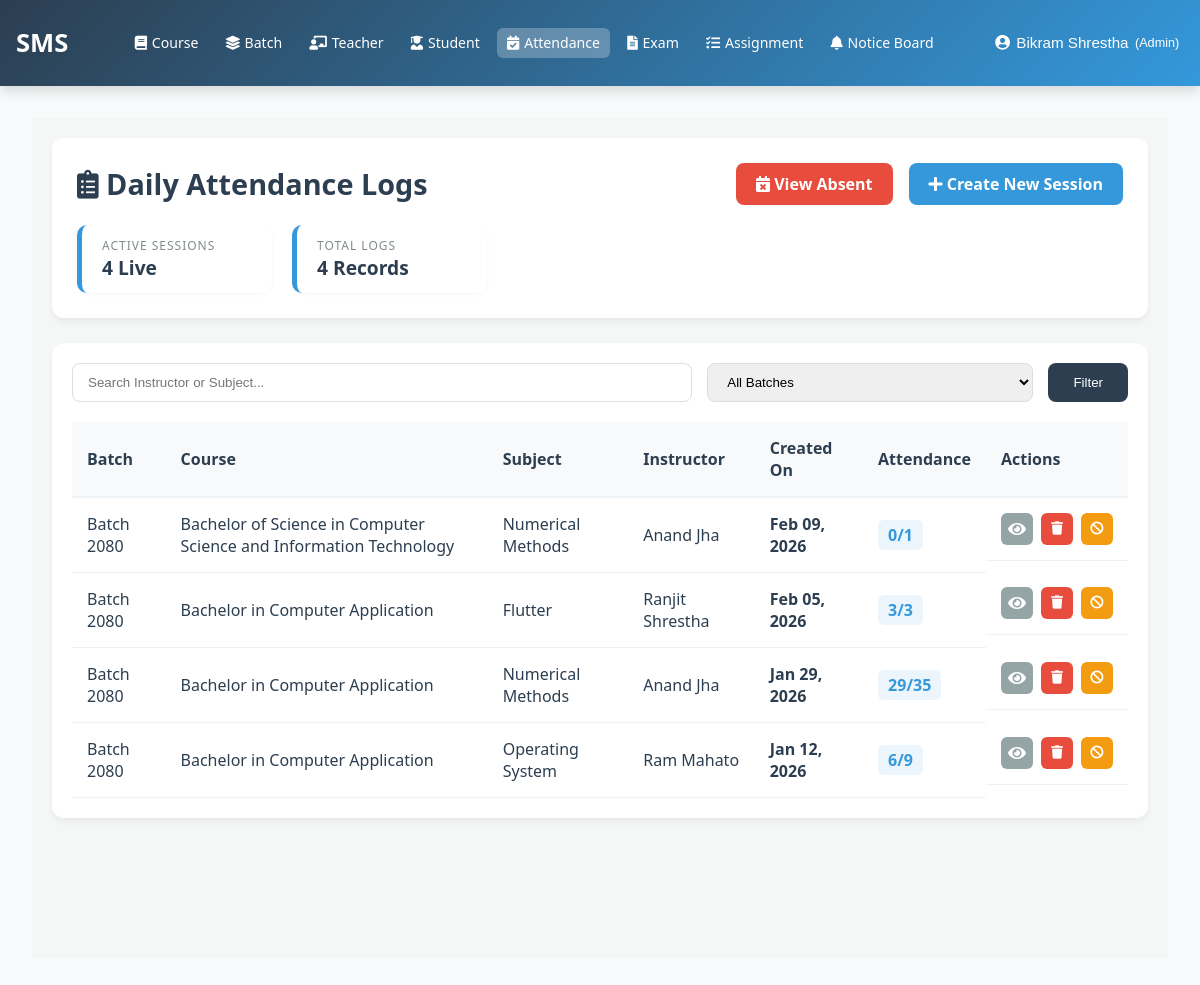
Before: /attendance/sessions/ (signed in) with the older database file.
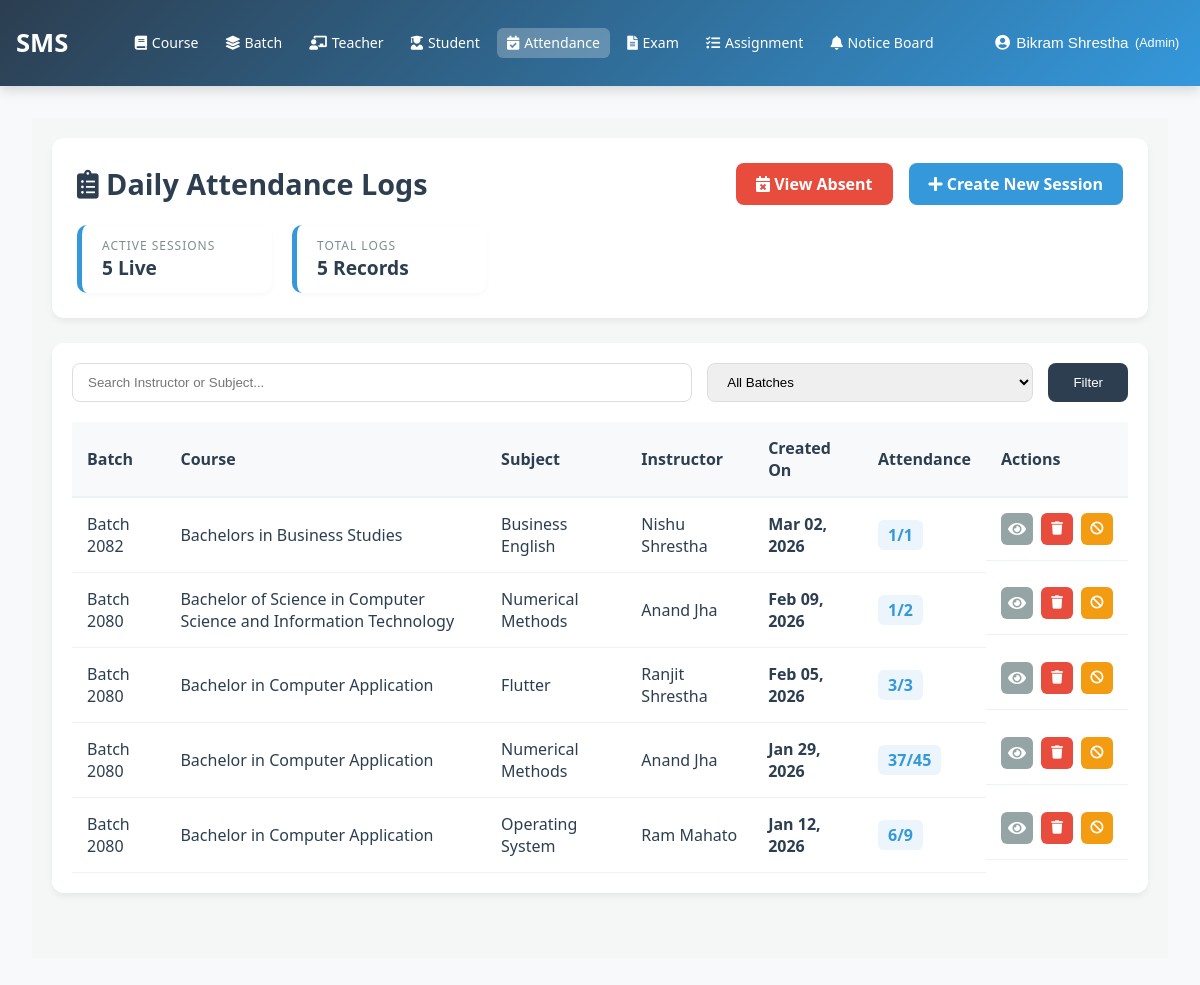
After: the same page with the newer database file.
### accounts/models.py (models this page shows, shortened)
class User(AbstractUser):
    ROLE_CHOICES = (
        ('admin', 'Admin'),
        ('teacher', 'Teacher'),
        ('student', 'Student'),
        ('guardian', 'Guardian'),
    )
    username = None
    email = models.EmailField(
        unique=True,
        validators=[email_validator],
        verbose_name="Email ID",
        help_text="Enter a valid email address"
    )
    role = models.CharField(
        max_length=20,
        choices=ROLE_CHOICES,
        default='student',
        verbose_name="User Role"
    )
    is_verified = models.BooleanField(default=False, verbose_name="Email Verified")
    created_by = models.ForeignKey(
        'self',
        on_delete=models.SET_NULL,
        null=True,
        blank=True,
        related_name='created_users',
        verbose_name="Created By"
    )
    date_created = models.DateTimeField(auto_now_add=True, verbose_name="Account Created")
    first_name = models.CharField(
        max_length=30,
        validators=[name_validator, validate_no_numbers],
        verbose_name="First Name",
        help_text="Enter first name without numbers"
    )
    last_name = models.CharField(
        max_length=30,
        validators=[name_validator, validate_no_numbers],
        verbose_name="Last Name",
        help_text="Enter last name without numbers"
    )
    phone_number = models.CharField(
        validators=[phone_validator, validate_no_letters_in_phone],
        max_length=17,
        blank=True,
        verbose_name="Phone Number",
        help_text="Enter phone number (9-15 digits, optional +)"
    )
    USERNAME_FIELD = 'email'
    REQUIRED_FIELDS = ['first_name', 'last_name']
    objects = CustomUserManager()
    class Meta:
        verbose_name = "User"
        verbose_name_plural = "Users"
        ordering = ['-date_created']

class Batch(models.Model):
    name = models.CharField(
        max_length=100,
        unique=True,
        verbose_name="Batch Name",
        help_text="e.g., Batch 2080, Class of 2024"
    )
    description = models.TextField(
        blank=True,
        verbose_name="Description",
        help_text="Optional description about the batch"
    )
    year = models.IntegerField(
        verbose_name="Batch Year",
        help_text="Year when batch started (e.g., 2080)",
        validators=[MinValueValidator(2000), MaxValueValidator(2100)]
    )
    start_date = models.DateField(
        null=True,
        blank=True,
        verbose_name="Start Date"
    )
    end_date = models.DateField(
        null=True,
        blank=True,
        verbose_name="Expected End Date"
    )
    is_active = models.BooleanField(
        default=True,
        verbose_name="Active Batch"
    )
    created_by = models.ForeignKey(
        User,
        on_delete=models.SET_NULL,
        null=True,
        related_name='created_batches',
        verbose_name="Created By"
    )
    date_created = models.DateTimeField(auto_now_add=True)
    date_updated = models.DateTimeField(auto_now=True)
    class Meta:
        verbose_name = "Batch"
        verbose_name_plural = "Batches"
        ordering = ['-year', '-date_created']

### attendance/models.py (models this page shows, shortened)
class AttendanceSession(models.Model):
    STATUS_CHOICES = (
        ('scheduled', 'Scheduled'),
        ('ongoing', 'Ongoing'),
        ('completed', 'Completed'),
        ('cancelled', 'Cancelled'),
    )
    session_id = models.CharField(
        max_length=50,
        unique=True,
        verbose_name="Session ID",
        help_text="Auto-generated session ID"
    )
    batch = models.ForeignKey(
        'accounts.Batch',
        on_delete=models.CASCADE,
        related_name='attendance_sessions',
        verbose_name="Batch"
    )
    course = models.ForeignKey(
        'courses.Course',
        on_delete=models.CASCADE,
        related_name='attendance_sessions',
        verbose_name="Course",
        null=True,
        blank=True
    )
    subject = models.ForeignKey(
        'courses.Subject',
        on_delete=models.CASCADE,
        related_name='attendance_sessions',
        verbose_name="Subject",
        null=True,
        blank=True
    )
    teacher = models.ForeignKey(
        'accounts.User',
        on_delete=models.CASCADE,
        limit_choices_to={'role': 'teacher'},
        related_name='attendance_sessions',
        verbose_name="Teacher"
    )
    date = models.DateField(
        verbose_name="Date",
        default=timezone.now
    )
    start_time = models.TimeField(
        verbose_name="Start Time",
        default=timezone.now
    )
    end_time = models.TimeField(
        verbose_name="End Time",
        null=True,
        blank=True
    )
    semester = models.IntegerField(
        verbose_name="Semester",
        validators=[MinValueValidator(1), MaxValueValidator(8)],
        null=True,
        blank=True
    )
    year = models.IntegerField(
        verbose_name="Year",
        validators=[MinValueValidator(1), MaxValueValidator(4)],
        null=True,
        blank=True
    )
    total_students = models.IntegerField(
        verbose_name="Total Students",
        default=0,
        editable=False
    )
    present_count = models.IntegerField(
        verbose_name="Present Count",
        default=0,
        editable=False
    )
    absent_count = models.IntegerField(
        verbose_name="Absent Count",
        default=0,
        editable=False
    )
    status = models.CharField(
        max_length=20,
        choices=STATUS_CHOICES,
        default='scheduled',
        verbose_name="Status"
    )
    remarks = models.TextField(
        verbose_name="Remarks",
        blank=True,
        null=True
    )
    created_by = models.ForeignKey(
        'accounts.User',
        on_delete=models.SET_NULL,
        null=True,
        related_name='created_attendance_sessions',
        verbose_name="Created By"
    )
    created_at = models.DateTimeField(auto_now_add=True)
    updated_at = models.DateTimeField(auto_now=True)
    class Meta:
        verbose_name = "Attendance Session"
        verbose_name_plural = "Attendance Sessions"
        ordering = ['-date', '-start_time']

### courses/models.py (models this page shows, shortened)
class Course(models.Model):
    COURSE_TYPES = (
        ('semester', 'Semester-based'),
        ('yearly', 'Yearly-based'),
    )
    name = models.CharField(
        max_length=200,
        unique=True,
        verbose_name="Course Name",
        help_text="Full name of the course"
    )
    short_name = models.CharField(
        max_length=50,
        unique=True,
        verbose_name="Short Name",
        help_text="Abbreviated name (must be unique)"
    )
    course_type = models.CharField(
        max_length=20,
        choices=COURSE_TYPES,
        default='semester',
        verbose_name="Course Type"
    )
    is_active = models.BooleanField(
        default=True,
        verbose_name="Active"
    )
    created_at = models.DateTimeField(auto_now_add=True)
    updated_at = models.DateTimeField(auto_now=True)
    class Meta:
        ordering = ['name']
        verbose_name = "Course"
        verbose_name_plural = "Courses"

class Subject(models.Model):
    course = models.ForeignKey(
        Course,
        on_delete=models.CASCADE,
        related_name='subjects',
        verbose_name="Course"
    )
    code = models.CharField(
        max_length=20,
        verbose_name="Subject Code",
        help_text="e.g., CS101-T, CS101-P"
    )
    name = models.CharField(
        max_length=200,
        verbose_name="Subject Name"
    )
    semester = models.IntegerField(
        null=True,
        blank=True,
        validators=[MinValueValidator(1), MaxValueValidator(8)],
        verbose_name="Semester",
        help_text="Choose 1-8 for semester-based courses"
    )
    year = models.IntegerField(
        null=True,
        blank=True,
        validators=[MinValueValidator(1), MaxValueValidator(4)],
        verbose_name="Year",
        help_text="Choose 1-4 for yearly-based courses"
    )
    teacher = models.ForeignKey(
        'accounts.User',
        on_delete=models.SET_NULL,
        null=True,
        blank=True,
        limit_choices_to={'role': 'teacher', 'is_active': True},
        related_name='subjects_taught',
        verbose_name="Subject Teacher"
    )
    created_at = models.DateTimeField(auto_now_add=True)
    updated_at = models.DateTimeField(auto_now=True)
    class Meta:
        ordering = ['course', 'semester', 'year', 'code']
        verbose_name = "Subject"
        verbose_name_plural = "Subjects"
        unique_together = ['course', 'code']

### attendance/views.py (the view)
# urls.py: path('sessions/', views.attendance_session_list, name='attendance_session_list'),
@login_required
def attendance_session_list(request):
    if not request.user.is_staff:
        return redirect('attendance:teacher_attendance')
    sessions = AttendanceSession.objects.all().select_related(
        'batch', 'course', 'subject', 'teacher'
    ).order_by('-date', '-created_at')
    search = request.GET.get('search', '')
    if search:
        sessions = sessions.filter(
            Q(session_id__icontains=search) | Q(batch__name__icontains=search) |
            Q(subject__name__icontains=search)
        )
    paginator = Paginator(sessions, 20)
    page_obj = paginator.get_page(request.GET.get('page'))
    context = {
        'sessions': page_obj,
        'batches': Batch.objects.filter(is_active=True),
        'ongoing_count': AttendanceSession.objects.filter(status='ongoing').count(),
        'total_sessions': AttendanceSession.objects.count(),
    }
    return render(request, 'attendance/admin/attendance_session_list.html', context)

### templates/attendance/admin/attendance_session_list.html (shortened to what this page needs)
{% extends 'base.html' %}
{% block content %}
<div class="student-list-container">
    <div class="page-header">
        <div class="header-title">
            <h1><i class="fas fa-clipboard-list"></i> Daily Attendance Logs</h1>
            <div style="display: flex; gap: 1rem; align-items: center;">
                <a href="{% url 'absent_list' %}" class="btn-add-student" style="background-color: #e74c3c;">
                    <i class="fas fa-calendar-times"></i> View Absent
                </a>
                <a href="{% url 'attendance:add_attendance_session' %}" class="btn-add-student">
                    <i class="fas fa-plus"></i> Create New Session
                </a>
            </div>
        </div>
        <div class="course-batch-info">
            <div class="info-row">
                <div class="info-item">
                    <span class="info-label">Active Sessions</span>
                    <span class="info-value text-success">{{ ongoing_count }} Live</span>
                </div>
                <div class="info-item">
                    <span class="info-label">Total Logs</span>
                    <span class="info-value">{{ total_sessions }} Records</span>
                </div>
            </div>
        </div>
    </div>
    <div class="students-section">
        <form method="get" class="search-filter-form">
            <input type="text" name="search" placeholder="Search Instructor or Subject..." class="search-input" value="{{ search }}">
            <select name="batch" class="filter-select">
                <option value="">All Batches</option>
            </select>
            <button type="submit" class="search-btn">Filter</button>
        </form>
        <table class="students-table">
            <thead>
                <tr>
                    <th>Batch</th>
                    <th>Course</th>
                    <th>Subject</th>
                    <th>Instructor</th>
                    <th>Created On</th>
                    <th>Attendance</th>
                    <th class="text-center">Actions</th>
                </tr>
            </thead>
            <tbody>
                {% for session in sessions %}
                <tr>
                    <td><span class="fw-bold">{{ session.batch.name }}</span></td>
                    <td>{{ session.course.name }}</td>
                    <td><span class="text-primary fw-bold">{{ session.subject.name }}</span></td>
                    <td>{{ session.teacher.get_full_name }}</td>
                    <td>
                        <div class="creation-date">{{ session.created_at|date:"M d, Y" }}</div>
                    </td>
                    <td>
                        <span class="attendance-count">{{ session.present_count }}/{{ session.total_students }}</span>
                    </td>
                    <td class="action-buttons-cell">
                        <a href="{% url 'attendance:datewise_attendance_report' session.id %}" class="btn-view" title="View Datewise Report"><i class="fas fa-eye"></i></a>
                        <form action="{% url 'attendance:delete_attendance_session' session.id %}" method="POST" style="display: inline;" onsubmit="return confirm('Are you sure you want to delete this session? All associated attendance records will be lost.');">
                            <button type="submit" class="btn-delete" title="Delete Session">
                                <i class="fas fa-trash"></i>
                            </button>
                        </form>
                        {% if session.status != 'cancelled' %}
                        <form action="{% url 'attendance:cancel_attendance_session' session.id %}" method="POST" style="display:inline;" onsubmit="return confirm('Deactivate this session?');">
                            <button type="submit" class="btn-deactivate" title="Deactivate Session">
                                <i class="fas fa-ban"></i>
                            </button>
                        </form>
                        {% endif %}
                    </td>
                </tr>
                {% empty %}
                <tr>
                    <td colspan="7" style="text-align: center; padding: 40px; color: #95a5a6;">
                        No attendance records found.
                    </td>
                </tr>
                {% endfor %}
            </tbody>
        </table>
    </div>
</div>
{% endblock %}

### templates/base.html (shortened to what this page needs)
{% load static %}
<!DOCTYPE html>
<html lang="en">
<head>
    <link rel="stylesheet" href="https://cdnjs.cloudflare.com/ajax/libs/font-awesome/5.15.4/css/all.min.css">
    <link rel="stylesheet" href="{% static 'css/base.css' %}">
</head>
<body>
    <nav class="navbar">
        <a href="{% url 'dashboard_redirect' %}" class="navbar-brand">SMS</a>
        {% if user.is_authenticated %}
            <ul class="nav-menu">
                {% if user.role == 'admin' or user.is_superuser %}
                    <li><a href="{% url 'courses:course_list' %}" {% if 'courses' in request.path %}class="active"{% endif %}><i class="fas fa-book"></i> Course</a></li>
                    <li><a href="{% url 'batch_list' %}" {% if 'batches' in request.path %}class="active"{% endif %}><i class="fas fa-layer-group"></i> Batch</a></li>
                    <li><a href="{% url 'teacher_list' %}" {% if 'teachers' in request.path %}class="active"{% endif %}><i class="fas fa-chalkboard-teacher"></i> Teacher</a></li>
                    <li><a href="{% url 'student_list' %}" {% if 'students' in request.path %}class="active"{% endif %}><i class="fas fa-user-graduate"></i> Student</a></li>
                    <li><a href="{% url 'attendance:attendance_session_list' %}" {% if 'attendance' in request.path %}class="active"{% endif %}><i class="fas fa-calendar-check"></i> Attendance</a></li>
                    <li><a href="#"><i class="fas fa-file-alt"></i> Exam</a></li>
                    <li><a href="#"><i class="fas fa-tasks"></i> Assignment</a></li>
                    <li class="dropdown">
                        <a href="{% url 'noticeboard:notice_list' %}" {% if 'noticeboard' in request.path %}class="active"{% endif %}><i class="fas fa-bell"></i> Notice Board</a>
                    </li>
                {% endif %}
            </ul>
        {% endif %}
        {% if user.is_authenticated %}
            <div class="profile-dropdown">
                <button class="profile-btn">
                    <i class="fas fa-user-circle"></i>
                    {{ user.get_full_name|default:user.email }}
                    <small>({{ user.get_role_display|default:user.role }})</small>
                </button>
            </div>
        {% endif %}
    </nav>
    <main>
        {% block content %}
        {% endblock %}
    </main>
</body>
</html>

Changed rows visible on the page:
added AttendanceSession: batch.name "Batch 2082", course.name "Bachelors in Business Studies", subject.name "Business English", teacher.get_full_name "Nishu Shrestha", created_at "Mar 02, 2026", present_count "1", total_students "1", status "ongoing" (drawn)
changed AttendanceSession "Feb 09, 2026": present_count "0" → "1"; total_students "1" → "2"
changed AttendanceSession "Jan 29, 2026": present_count "29" → "37"; total_students "35" → "45"
Other visible differences:
{{ ongoing_count }}: "4" → "5"
{{ total_sessions }}: "4" → "5"
